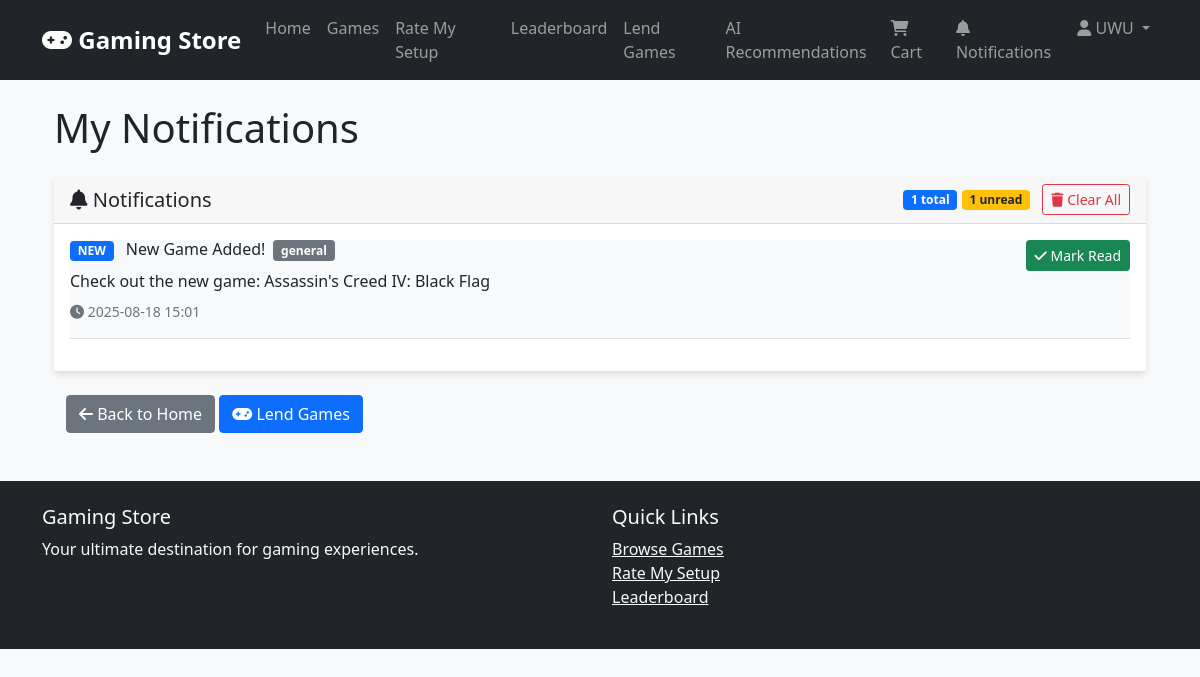
The app's page /notifications (signed in), older data.
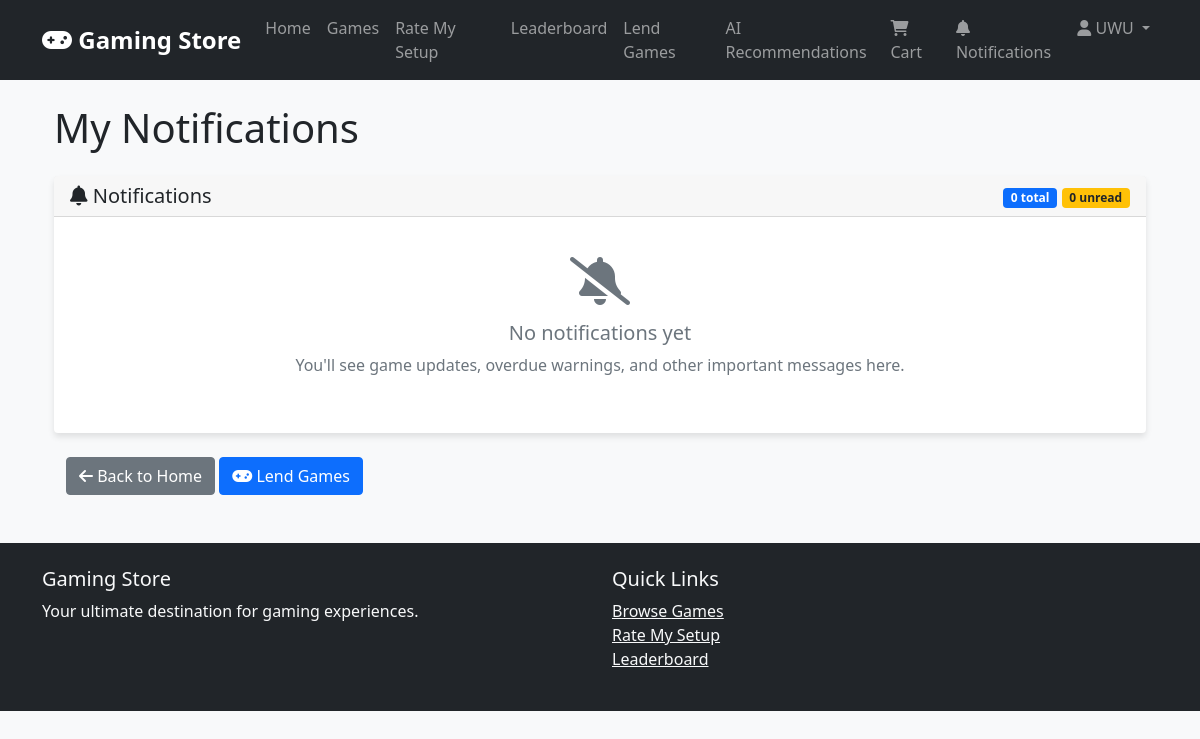
The same page, newer data.
### app.py (models this page shows)
class Notification(db.Model):
    id = db.Column(db.Integer, primary_key=True)
    user_id = db.Column(db.Integer, db.ForeignKey('user.id'), nullable=False)
    title = db.Column(db.String(200), nullable=False)
    message = db.Column(db.Text, nullable=False)
    is_read = db.Column(db.Boolean, default=False)
    notification_type = db.Column(db.String(50), default='general')  # 'overdue', 'admin', 'general'
    created_at = db.Column(db.DateTime, default=datetime.utcnow)
    user = db.relationship('User', backref='notifications')

### app.py (the view)
@app.route('/notifications')
@login_required
def user_notifications():
    notifications = Notification.query.filter_by(user_id=current_user.id).order_by(Notification.created_at.desc()).all()
    return render_template('notifications.html', notifications=notifications)

### app.py (called while the page is built, shortened)
@login_manager.user_loader
def load_user(user_id):
    return User.query.get(int(user_id))

def check_overdue_games():
    current_time = datetime.utcnow()
    overdue_lendings = GameLending.query.filter(
        GameLending.borrower_id.isnot(None),
        GameLending.is_returned == False,
        GameLending.return_date < current_time,
        GameLending.overdue_notification_sent == False
    ).all()
    db.session.commit()
    return len(overdue_lendings)

def check_expired_bans():
    current_time = datetime.utcnow()
    expired_bans = User.query.filter(
        User.is_banned == True,
        User.ban_duration_days.isnot(None),
        User.banned_at.isnot(None)
    ).all()
    if expired_bans:
        db.session.commit()
        return len(expired_bans)
    return 0

### templates/notifications.html (shortened to what the changed rows need)
{% extends "base.html" %}
{% block content %}
<div class="container mt-4">
    <h1 class="mb-4">My Notifications</h1>
    <div class="row">
        <div class="col-md-12">
            <div class="card">
                <div class="card-header d-flex justify-content-between align-items-center">
                    <div>
                        <span class="badge bg-primary">{{ notifications|length }} total</span>
                        <span class="badge bg-warning text-dark">{{ notifications|selectattr('is_read', 'equalto', false)|list|length }} unread</span>
                        {% if notifications %}
                        <form action="{{ url_for('clear_all_notifications') }}" method="post" style="display: inline;" class="ms-2">
                            <button type="submit" class="btn btn-outline-danger btn-sm" onclick="return confirm('Are you sure you want to clear all notifications?')">
                                <i class="fas fa-trash"></i> Clear All
                            </button>
                        </form>
                        {% endif %}
                    </div>
                </div>
                <div class="card-body">
                    {% if notifications %}
                        {% for notification in notifications %}
                        <div class="border-bottom pb-3 mb-3 {% if not notification.is_read %}bg-light{% endif %}">
                            <div class="d-flex justify-content-between align-items-start">
                                <div class="flex-grow-1">
                                    <div class="d-flex align-items-center mb-2">
                                        <h6 class="mb-0 me-2">
                                            {% if not notification.is_read %}
                                            <span class="badge bg-primary me-2">NEW</span>
                                            {% endif %}
                                            {{ notification.title }}
                                        </h6>
                                        <span class="badge bg-secondary">{{ notification.notification_type }}</span>
                                    </div>
                                    <p class="mb-2">{{ notification.message }}</p>
                                    <div class="small text-muted">
                                        <i class="fas fa-clock"></i> {{ notification.created_at.strftime('%Y-%m-%d %H:%M') }}
                                    </div>
                                </div>
                                <div class="ms-3">
                                    {% if not notification.is_read %}
                                    <form action="{{ url_for('mark_notification_read', notification_id=notification.id) }}" method="post" style="display: inline;">
                                        <button type="submit" class="btn btn-success btn-sm">
                                            <i class="fas fa-check"></i> Mark Read
                                        </button>
                                    </form>
                                    {% else %}
                                    <span class="text-success">
                                        <i class="fas fa-check-circle"></i> Read
                                    </span>
                                    {% endif %}
                                </div>
                            </div>
                        </div>
                        {% endfor %}
                    {% else %}
                        <div class="text-center py-4">
                            <i class="fas fa-bell-slash fa-3x text-muted mb-3"></i>
                            <h5 class="text-muted">No notifications yet</h5>
                            <p class="text-muted">You'll see game updates, overdue warnings, and other important messages here.</p>
                        </div>
                    {% endif %}
                </div>
            </div>
        </div>
    </div>
</div>
{% endblock %}

Row changes from the older to the newer data that the page shows:
removed Notification: is_read "NEW", title "New Game Added!", notification_type "general", message "Check out the new game: Assassin's Creed IV: Black Flag", created_at "2025-08-18 15:01"
Text that changed along with them:
{{ notifications|length }}: "1" → "0"
{{ notifications|selectattr('is_read', 'equalto', false)|list|length }}: "1" → "0"
text no longer shown: "Clear All"
text now shown: "No notifications yet You'll see game updates, overdue warnings, and other important messages here."
